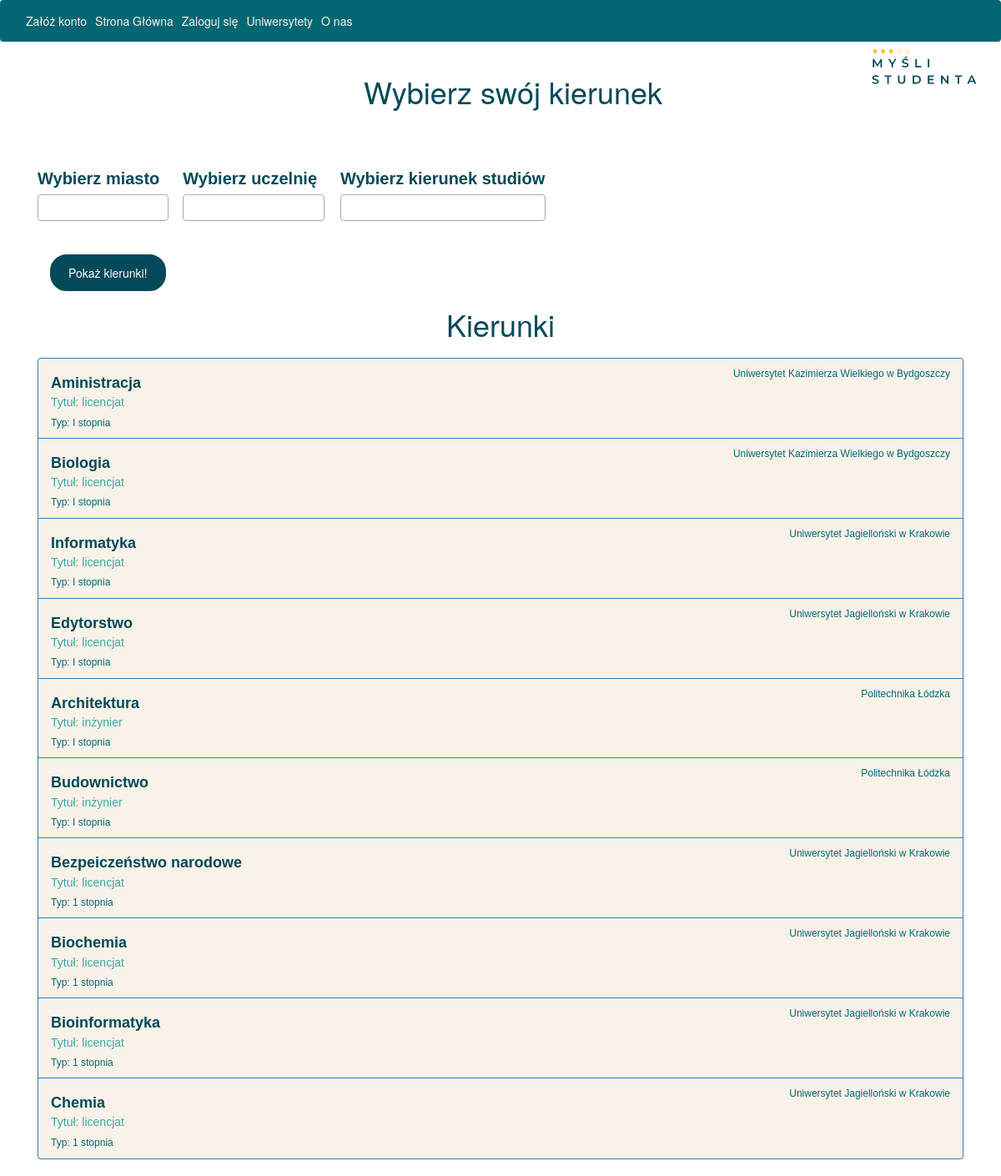
Before: / with the older database file.
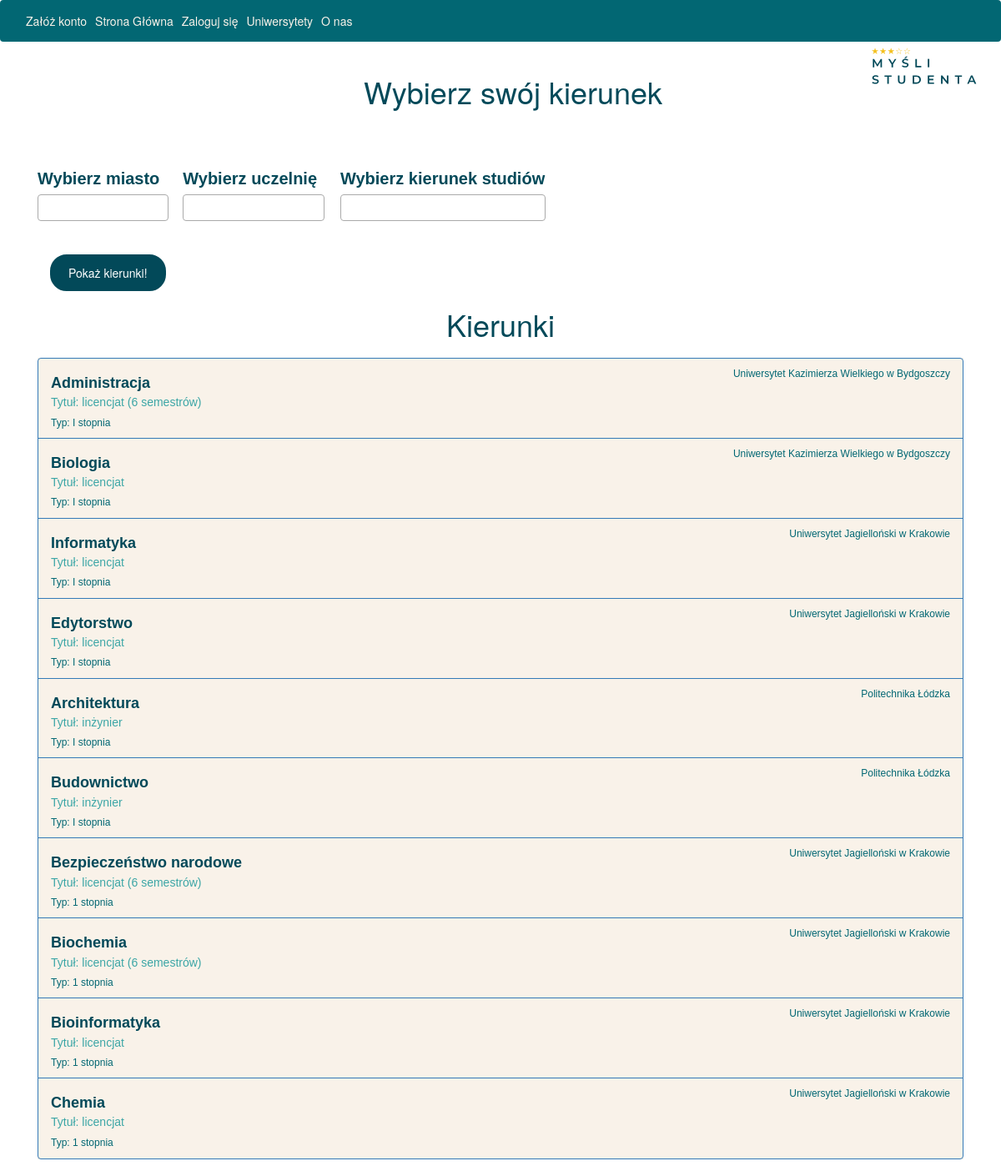
After: the same page with the newer database file.
### website/models.py (models this page shows, shortened)
class Course(db.Model):
    __tablename__ = 'course'
    course_id = db.Column(db.Integer, primary_key=True)
    course_name = db.Column(db.String(100), nullable=False)
    syllabus = db.Column(db.String(200), nullable=False)
    university_id = db.Column(db.Integer, db.ForeignKey('university.university_id'), nullable=False)
    degree = db.Column(db.String(100), nullable=False)
    cycle = db.Column(db.String(100), nullable=False)
    department = db.Column(db.String(100))
    rating = relationship("Rating",backref="Course")

class University(db.Model):
    __tablename__ = 'university'
    university_id = db.Column(db.Integer, primary_key=True)
    university_name = db.Column(db.String(100), nullable=False)
    location = db.Column(db.String(50), nullable=False)
    website = db.Column(db.String(100), nullable=False)
    course = relationship("Course",backref = "University")

### website/views.py (the view)
@views.route('/')
def index():
    class_entry_relations = get_university_values()
    all_courses = get_course_values()
    courses = Course.query.all()
    default_courses=[]
    for course in courses:
        default_courses.append(course.course_name)
    universities = University
    default_classes = sorted(class_entry_relations.keys())
    default_universities = class_entry_relations[default_classes[0]]
    return render_template('index.html',
                       all_cities=default_classes,
                       all_universities=default_universities,all_courses=default_courses,default_courses=default_courses,user=current_user,courses=courses,universities=universities)

### website/functions.py (called while the page is built)
def get_university_values():
    universities = University.query.all()
    myDict = {}
    for p in universities:
        key = p.location
        q = University.query.filter_by(location=key).all()
        lst_c = []
        for c in q:
            lst_c.append( c.university_name )
        myDict[key] = lst_c
    class_entry_relations = myDict
    return class_entry_relations

def get_course_values():
    universities = University.query.all()
    myDict = {}
    for p in universities:
        key = p.university_id
        q = Course.query.filter_by(university_id=key).all()
        lst_c = []
        for c in q:
            lst_c.append( c.course_name)
        myDict[p.university_name] = lst_c
    class_entry_relations = myDict
    return class_entry_relations

### website/templates/index.html (shortened to what this page needs)
{% extends "base.html" %} {% block title %}Home{% endblock %} {% block content
%}
<head>
  <link
    href="https://maxcdn.bootstrapcdn.com/bootstrap/3.3.7/css/bootstrap.min.css"
    rel="stylesheet"
  />
  <link href="https://cdn.jsdelivr.net/npm/select2@4.1.0-rc.0/dist/css/select2.min.css" rel="stylesheet" />
</head>
<body>
  <div class="container">
    <div class="header">
      <h1 class="text-center" style="color: #024959" >Wybierz swój kierunek</h1>
    </div>
    <br /><br /><br />
    <div class="row">
      <div >
        <label for="all_cities" style="color:#024959;">
          Wybierz miasto</label>
      </div>
      <div >
        <label for="all_universities" style="color:#024959;">
          Wybierz uczelnię
        </label>
      </div>
      <div >
      <label for="all_courses" style="color:#024959;">
        Wybierz kierunek studiów</label>
      </div>
    </div>
    <div>
      <br /><br />
      <button
        type="button"
        id="process_input"
      >
        Pokaż kierunki!
      </button>
    </div>
  </div>
<h1 align="center" style="color: #024959;" >Kierunki</h1>
<div class="list-group" id="course_list">
   {% for course in courses %}
   <a href="{{ url_for('views.course', university_name=universities.query.filter_by(university_id=course.university_id).first().university_name, course_id = course.course_id) }}" class="list-group-item list-group-item-action flex-column align-items-start active">
    <div class="d-flex w-100 justify-content-between">
      <h5  class="mb-1">{{course.course_name}}</h5>
      <small>{{ universities.query.filter_by(university_id=course.university_id).first().university_name }}</small>
    </div>
    <p class="mb-1">Tytuł: {{course.degree}}</p>
    <small>Typ: {{course.cycle}}</small>
  </a>
   {% endfor %}
  </div>
  <link href="static/style.css" rel="stylesheet"  />
</body>
{%endblock%}

### website/templates/base.html (shortened to what this page needs)
<!DOCTYPE html>
<html>
  <head>
    <link
      rel="stylesheet"
      href="https://stackpath.bootstrapcdn.com/bootstrap/4.4.1/css/bootstrap.min.css"
    />
    <link
      rel="stylesheet"
      href="https://stackpath.bootstrapcdn.com/font-awesome/4.7.0/css/font-awesome.min.css"
    />
  </head>
  <body>
    <nav class="navbar navbar-expand-lg navbar-dark bg-custom">
      <div class="collapse navbar-collapse" id="navbar">
        <div class="navbar-nav">
          {% if user.is_authenticated %}
          <a class="nav-item nav-link custom-link" id="logout" href="/logout">Wyloguj się</a>
          <a class="nav-item nav-link custom-link" id="home" href="/home">Strona Główna</a>
          <a class="nav-item nav-link custom-link" id="search" href="/compare">Porównaj</a>
          <a class="nav-item nav-link custom-link" id="unilist" href="/university_list">Uniwersytety</a>
          <a class="nav-item nav-link custom-link" id="aboutUs" href="/about">O nas</a>
          {% else %}
          <a class="nav-item nav-link custom-link" id="signUp" href="/sign-up">Załóż konto</a>
          <a class="nav-item nav-link custom-link" id="home" href="/home">Strona Główna</a>
          <a class="nav-item nav-link custom-link" id="login" href="/login">Zaloguj się</a>
          <a class="nav-item nav-link custom-link" id="unilist" href="/university_list">Uniwersytety</a>
          <a class="nav-item nav-link custom-link" id="aboutUs" href="/about">O nas</a>
          {% endif %}
        </div>
      </div>
    </nav>
    <div class="container">{% block content %} {% endblock %}</div>
    <div class="logo-container">
      <img src="{{ url_for('static', filename='2.svg') }}" alt="Logo" width="100%" height="100%">
    </div>
  </body>
</html>

### website/static/style.css (style rules this page uses)
body { background-color: white; }
.row label { font-size: 20px; color: #024959; font-family: Arial, sans-serif; }
#process_input { font-family: HelveticaNeue, arial; font-size: 14px; color: white; background: #024959; border-radius: 20px; border: 2px solid #024959; padding: 10px 20px; }
.list-group-item h5 { font-family: Arial, sans-serif; font-size: 18px; background-color: #f9f2e9; font-weight: bold; color: #024959; }
.list-group-item small { font-family: Arial, sans-serif; font-size: 12px; background-color: #f9f2e9; ; color: #026773; }
.list-group-item p { font-family: Arial, sans-serif; font-size: 14px; background-color: #f9f2e9; ; color: #3CA6A6; }
.list-group-item { background-color: #f9f2e9; }
.list-group { background-color: #f9f2e9; margin-top: 20px; }
.list-group-item.active { background-color: #f9f2e9; color: #fff; }
.bg-custom { background-color: #026773; }
.navbar-dark .navbar-nav .nav-link { color: #f9f2e9; }

### website/templates/base.html (style rules this page uses)
.logo-container { position: absolute; top: 9px; right: 20px; width: 150px; height: 150px; z-index: 9999; }

Changed rows visible on the page:
changed Course: course_name "Aministracja" → "Administracja"; degree "licencjat" → "licencjat (6 semestrów)"
changed Course: course_name "Bezpeiczeństwo narodowe" → "Bezpieczeństwo narodowe"; degree "licencjat" → "licencjat (6 semestrów)"
changed Course "Biochemia": degree "licencjat" → "licencjat (6 semestrów)"
